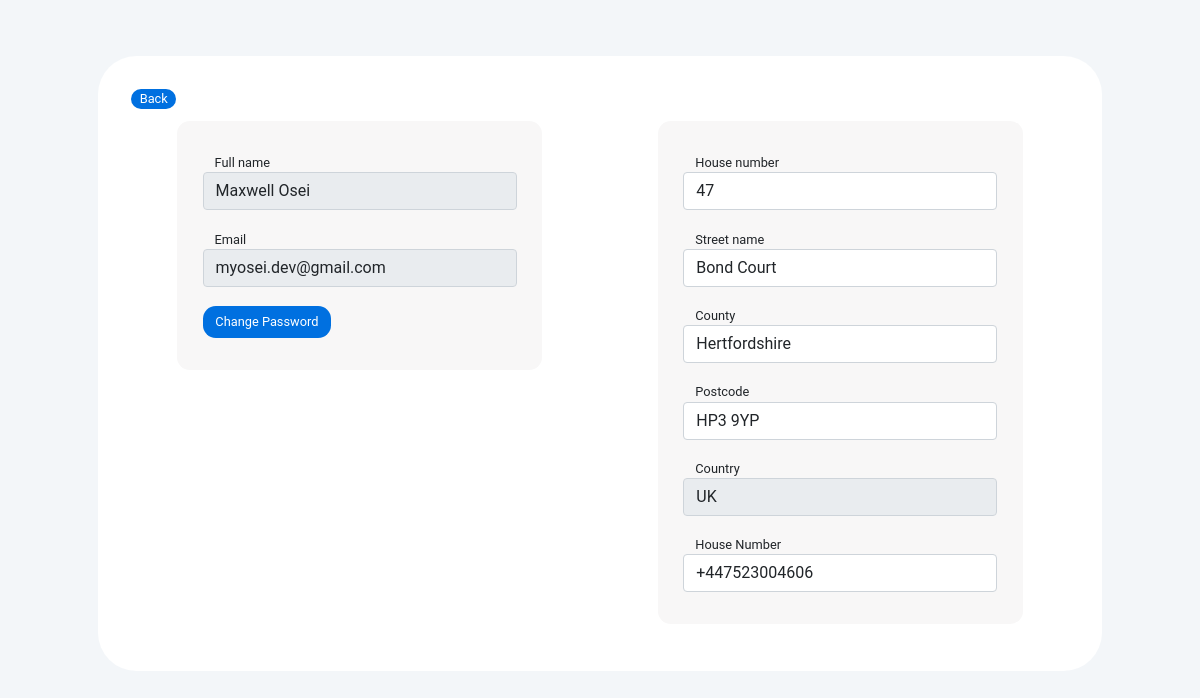
The app's page /userauth/account/ (signed in) with its own data.
### userauth/models.py (models this page shows, shortened)
class AccountInfo(models.Model):
    COUNTRIES = (
        ('GH', 'Ghana'),
        ('UK', 'United Kingdom'),
        ('USA', 'United States')
    )
    house_number = models.CharField(max_length=250)
    street = models.CharField(max_length=250)
    town = models.CharField(max_length=250)
    region_or_county = models.CharField(max_length=100)
    postcode = models.CharField(max_length=10)
    country = models.CharField(max_length=100, choices=COUNTRIES, default='UK')
    phone = models.CharField(max_length=20)
    customer = models.ForeignKey(Customer, on_delete=models.CASCADE, null=True)

class Customer(AbstractBaseUser, PermissionsMixin):
    name = models.CharField(_('First and last name'), max_length=250)
    email = models.EmailField(_('email address'), unique=True)
    is_staff = models.BooleanField(default=False)
    is_active = models.BooleanField(default=True)
    date_joined = models.DateTimeField(default=timezone.now)
    USERNAME_FIELD = 'email'
    REQUIRED_FIELDS = ['name']
    objects = CustomUserManager()
    def __str__(self):
        return self.email

### userauth/views.py (the view)
# urls.py: path('account/', views.Account.as_view(), name='account'),
class Account(LoginRequiredMixin, View):
    login_url = 'login'
    template_name = 'userauth/account.html'
    def get(self, request):
        if request.user.is_authenticated:
            customer = Customer.objects.get(email = request.user)
            accountinfo = AccountInfo.objects.get(customer= request.user)
            context = {
                'accountinfo':accountinfo,
            }
        return render(request, self.template_name, context)

### userauth/templates/userauth/account.html (shortened to what this page needs)
{% extends 'shop/base.html' %}
{% load static %}
{% block header_links %}
    <link rel="stylesheet" href="{% static 'css/product_detail.css' %}">
    <link rel="stylesheet" href="{% static 'css/account.css'%}">
{% endblock header_links %}
{% block content %}
        <div class="container">
                <div class="product_detail_section">
                    <div class="row">
                        <div class="col-md-1">
                            <a href="#" class="back_to_products" onclick="history.back()">Back</a>
                        </div>
                    </div>
                    <div class="row">
                        <div class="col-md-6">
                                {% if accountinfo %}
                                <form method="POST", action="#">
                                        <div class="info_update_container">
                                                <div class="row">
                                                        <label for="name_update">Full name</label>
                                                        <input type="text" class="form-control" value="{{ accountinfo.customer.name }}" name="name_update" disabled/>
                                                </div>
                                                <div class="row">
                                                        <label for="email_update">Email </label>
                                                        <input type="text" class="form-control" value="{{ accountinfo.customer.email }}" name="email_update" disabled/>
                                                </div>
                                                <div class="row">
                                                        <button type="button" class="edit_btn" data-bs-toggle="modal" data-bs-target="#staticBackdrop">
                                                                Change Password
                                                        </button>
                                                </div>
                                        </div>
                                </form>
                                {% endif %}
                        </div>
                        <div class="col-md-6">
                                {% if accountinfo %}
                                        <form method="POST", action="#">
                                                <div class="info_update_container">
                                                        <div class="row">
                                                                <label for="hse_no_update">House number</label>
                                                                <input type="text" class="form-control" value="{{ accountinfo.house_number }}" name="hse_no_update">
                                                        </div>
                                                        <div class="row">
                                                                <label for="street_update">Street name</label>
                                                                <input type="text" class="form-control" value="{{ accountinfo.street }}" name="street_update">
                                                        </div>
                                                        <div class="row">
                                                                <label for="county_update">County</label>
                                                                <input type="text" class="form-control" value="{{ accountinfo.region_or_county }}" name="county_update">
                                                        </div>
                                                        <div class="row">
                                                                <label for="post_code_update">Postcode</label>
                                                                <input type="text" class="form-control" value="{{ accountinfo.postcode }}" name="post_code_update">
                                                        </div>
                                                        <div class="row">
                                                                <label for="country_update">Country</label>
                                                                <input type="text" class="form-control" value="{{ accountinfo.country }}" name="country_update" disabled>
                                                        </div>
                                                        <div class="row">
                                                                <label for="phone_update">House Number</label>
                                                                <input type="text" class="form-control" value="{{ accountinfo.phone }}" name="phone_update">
                                                        </div>
                                                </div>
                                        </form>
                                {% endif %}
                        </div>
                    </div>
                </div>
            </div>
{% endblock content %}

### static/css/main.css (style rules this page uses)
* { margin: 0; padding: 0; }
body { font-family: Roboto, sans-serif; font-size: 0.8em; background-color: #F3F6F9; margin: 0; padding: 0; }

### static/css/product_detail.css (style rules this page uses)
a { text-decoration: none; }
.product_detail_section { background-color: #fff; margin: 5%; padding: 3%; border-radius: 3em; -ms-border-radius: 3em; -moz-border-radius: 3em; -webkit-border-radius: 3em; -o-border-radius: 3em; }
.back_to_products { text-decoration: none; background-color: #0070E0; color: #fff; padding: 4% 15%; border-radius: 3em; -ms-border-radius: 3em; -moz-border-radius: 3em; -webkit-border-radius: 3em; -o-border-radius: 3em; }

### static/css/account.css (style rules this page uses)
.info_update_container { margin: 1em auto; width: 80%; padding: 1em 2em; background-color: rgb(248, 247, 247); border-radius: 1em; }
.info_update_container .row { margin: 1.5em 0; }
.edit_btn { border: none; background-color: #0070E0; border-radius: 1em; -moz-border-radius: 1em; -webkit-border-radius: 1em; -ms-border-radius: 1em; -o-border-radius: 1em; width: inherit; padding: 0.5em 1em; color: #FFF; }

### records on screen
AccountInfo: name_update "Maxwell Osei", email_update "myosei.dev@gmail.com", hse_no_update "47", street_update "Bond Court", county_update "Hertfordshire", post_code_update "HP3 9YP", country_update "UK", phone_update "+447523004606"
